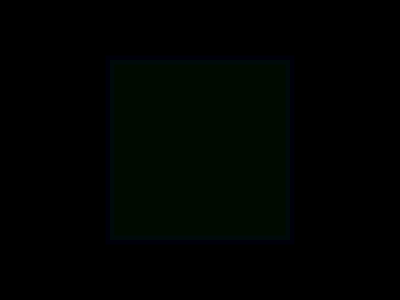
Frame 1 (no input)
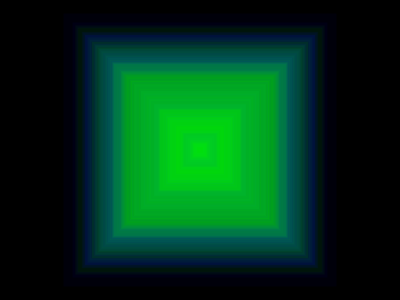
Frame 60 (no input)
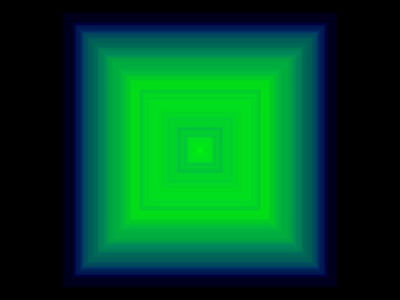
Frame 120 (the mouse pressed at the canvas centre since frame 60)

The p5.js sketch that drew these frames (run headless with seeded random() and noise() and a simulated clock; from frame 60 on, the mouse is pressed at the canvas centre):

// p5.js sketch
// ── sketch.js
let squareSize;
let lineWidth;

function setup() {
  createCanvas(400, 300);
  background(0);
}

function draw() {
  // framerate is 60 frames/s
  squareSize = random(5, 250);
  lineWidth = random(4, 28);

  rectMode(CENTER);
  strokeWeight(lineWidth);
  fill(0, 255, 0, 10);
  stroke(0, 0, 255, 10);

  rect(200, 150, squareSize);
}
